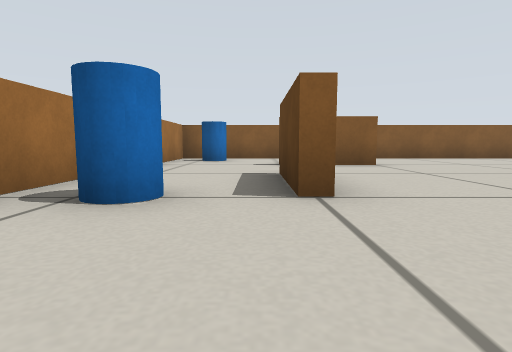
view 1 (above)

15 first-person views from a walk through a world built for the Gazebo simulator. The camera is 0.22 m above the floor, tilts 6° down and sees 80° across. The floor is counted in squares, 0.5 m on a side. Each view is taken from the middle of a square. On the plan, view 1 faces up. The plan holds only what a view shows up to about 9 squares ahead; the rest is blank. The robots in the file are not drawn.

view 2
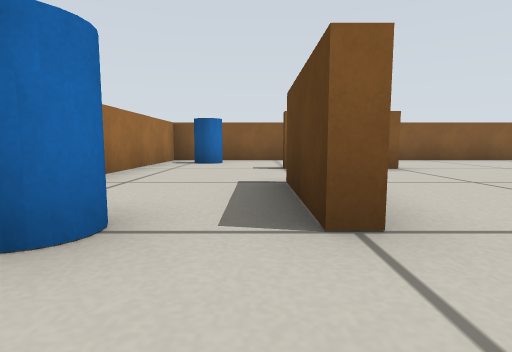

view 3
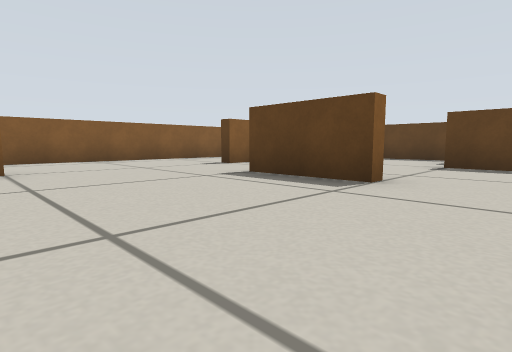

view 4
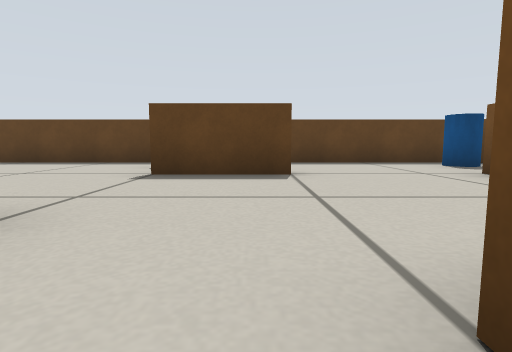

view 5
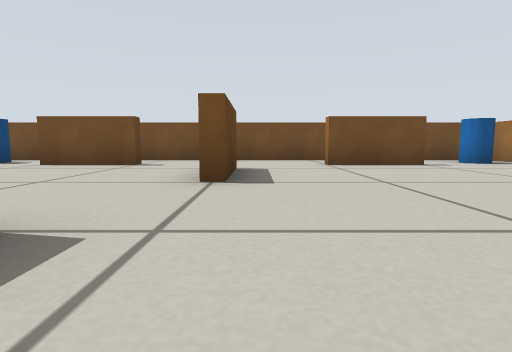

view 6
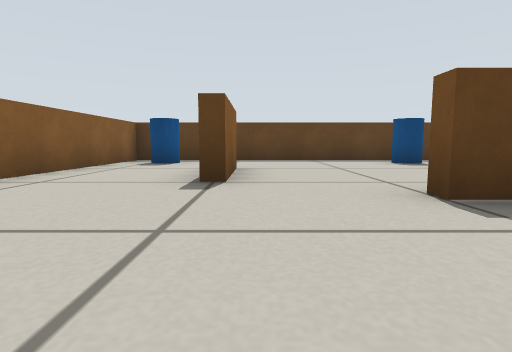

view 7
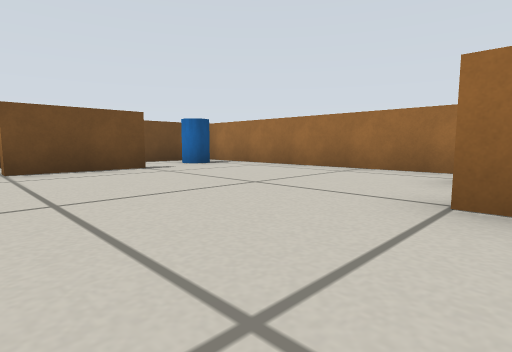

view 8
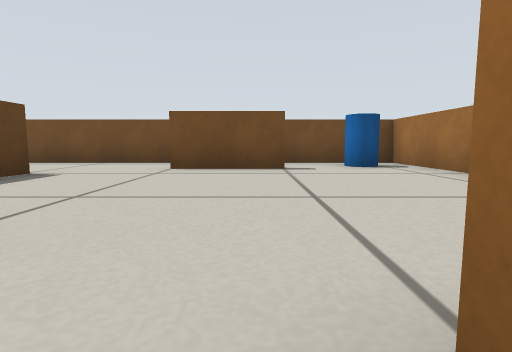

view 9
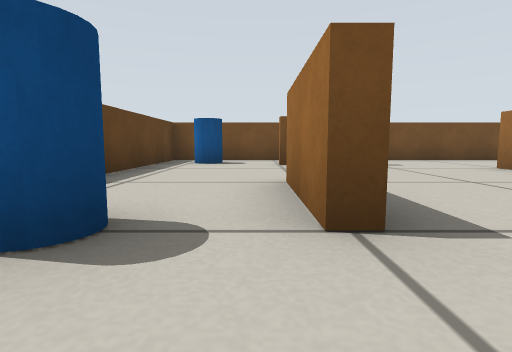

view 10
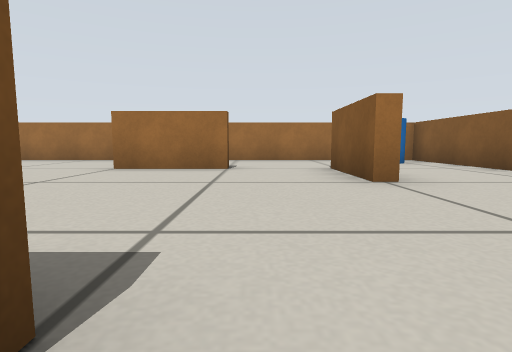

view 11
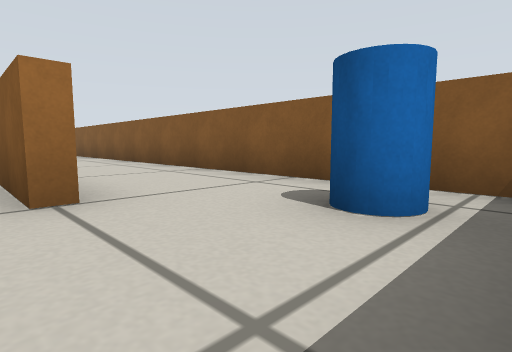

view 12
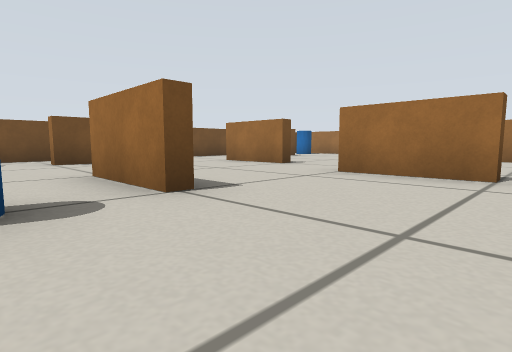

view 13
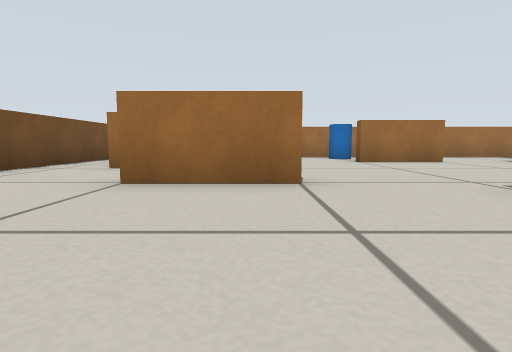

view 14
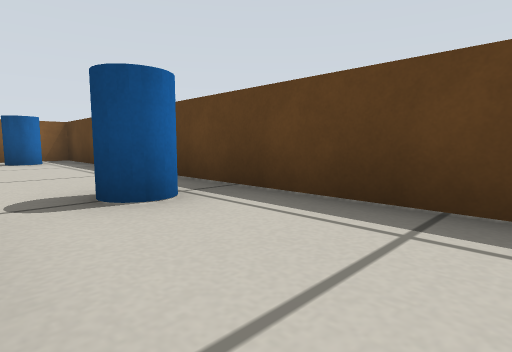

view 15
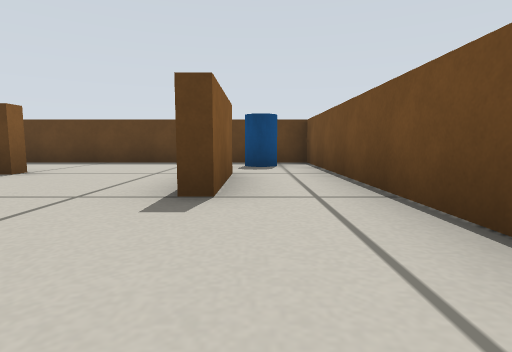

### Floor plan
Points are (right, up) in squares from view 1. A wall is a line through its corners. A room is listed if a view was taken in it or the views show most of it. See-through windows are left out.
Room 1 (views 1, 2, 3, 4, 5, 6, 7, 8, 9, 10, 11, 12, 13, 14, 15)
walls: (5.4, 2.5) (5.4, 4.5) (5.6, 4.5) (5.6, 2.5) (5.4, 2.5); (0.6, 4.6) (0.6, 2.5) (0.4, 2.5) (0.4, 4.5); (2.5, 6.8) (2.5, 6.4) (0.5, 6.4); (8.4, 2.5) (8.6, 2.5) (8.6, 0.5) (8.4, 0.5) (8.4, 2.5); (4.3, -1.5) (4.3, 0.5) (4.6, 0.5) (4.6, -1.5); (6.5, -2.3) (8.6, -2.3) (8.6, -2.7) (6.5, -2.7) (6.5, -2.3); (8.6, 6.8) (8.6, 6.4) (6.5, 6.4) (6.5, 6.8); (0.4, -2.3) (2.5, -2.3) (2.5, -2.8); (-2.2, 9.2) (-2.2, -4.2) (11.2, -4.2) (11.2, 9.2) (-2.2, 9.2)
objects: blue cylinder (-1, -3); blue cylinder (-1, 2) to (-1, 3); blue cylinder (-1, 8); blue cylinder (10, -3); blue cylinder (10, 2) to (10, 3); blue cylinder (10, 8)

Positions as (right, up) in squares from view 1, and headings:
1: (0, 0), facing up
2: (0, 1), facing up
3: (2, 1), facing up-right
4: (4, 1), facing right
5: (4, 4), facing down
6: (3, 6), facing right
7: (3, 3), facing down-left
8: (1, 3), facing down
9: (9, 4), facing down
10: (6, 5), facing left
11: (11, 6), facing up-left
12: (10, 5), facing down-left
13: (8, 0), facing left
14: (9, 0), facing up-right
15: (4, -3), facing right
